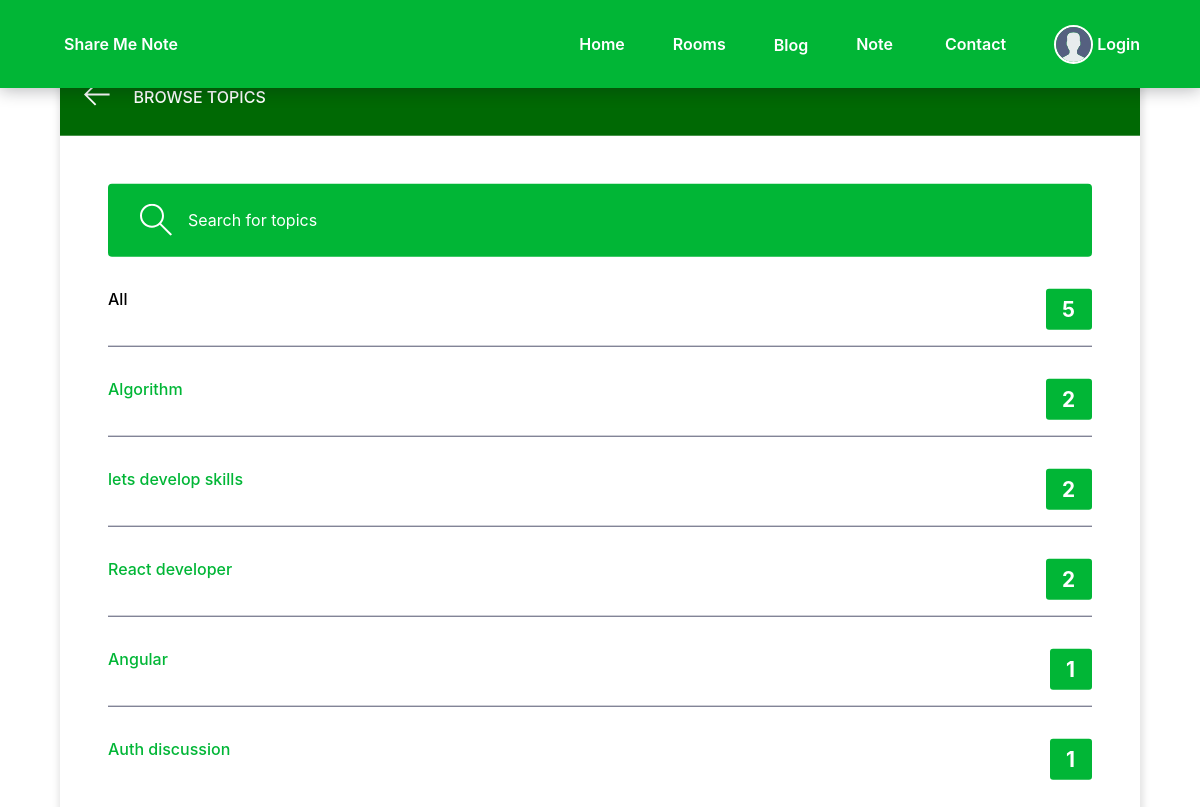
Page /topics/ on the committed database.
### base/models.py (models this page shows, shortened)
class Topic(models.Model):
    name = models.CharField(max_length=200)

### base/views.py (the view)
# urls.py: path('topics/', views.topicsPage, name="topics"),
def topicsPage(request):
    q = request.GET.get('q') if request.GET.get('q') != None else ''
    topics = Topic.objects.filter(name__icontains=q)
    return render(request, 'base/topics.html', {'topics': topics})

### base/templates/base/topics.html (shortened to what this page needs)
{% extends 'main.html' %}
{% block content %}
<main class="create-room layout " >
  <div class="container">
    <div class="layout__box" style="top:50%;">
      <div class="layout__boxHeader">
        <div class="layout__boxTitle">
          <a href="{% url 'rooms' %}">
            <svg version="1.1" xmlns="http://www.w3.org/2000/svg" width="32" height="32" viewBox="0 0 32 32">
              <title>arrow-left</title>
              <path
                d="M13.723 2.286l-13.723 13.714 13.719 13.714 1.616-1.611-10.96-10.96h27.625v-2.286h-27.625l10.965-10.965-1.616-1.607z">
              </path>
            </svg>
          </a>
          <h3>Browse Topics</h3>
        </div>
      </div>
      <div class="topics-page layout__body">
        <form action="" method="GET" class="header__search">
          <label>
            <input name="q" placeholder="Search for topics" />
          </label>
        </form>
        <ul class="topics__list">
          <li>
            <a href="{% url 'topics' %}" class="active">All <span>{{topics.count}}</span></a>
          </li>
          {% for topic in topics %}
          <li>
            <a href="{% url 'rooms' %}?q={{topic.name}}">{{ topic.name }} <span>{{topic.room_set.all.count}}</span></a>
          </li>
          {% endfor %}
        </ul>
      </div>
    </div>
  </div>
</main>
{% endblock content %}

### static/styles/style.css (style rules this page uses)
:root { --header-height: 3.5rem; --dark-green-color: #006904; --green-color: #01b636; --green-color-light: #02d040; --green-color-lighten: #01da42; --white-color: #fff; --body-color: hsl(220, 100%, 97%); --color-main: #02d040; --color-main-light: #e1f6fb; --color-dark: #01b636; --color-dark-medium: #51546e; --color-dark-light: #414141; --color-light: #5a5a5a; --color-gray: #8b8b8b; --color-light-gray: #787878; --color-bg: #2d2d39; --color-success: #5dd693; --color-error: #fc4b0b; --color-black: #000000; --body-font: "Montserrat", sans-serif; --normal-font-size: 0.938rem; --font-regular: 400; --font-semi-bold: 600; --z-tooltip: 10; --z-fixed: 100; }
@media screen and (min-width: 1024px) { :root { --normal-font-size: 1rem; } }
* { font-family: "DM Sans", -apple-system, BlinkMacSystemFont, "Segoe UI", Roboto, Oxygen, Ubuntu, Cantarell, "Open Sans", "Helvetica Neue", sans-serif; margin: 0; padding: 0; box-sizing: border-box; text-rendering: optimizeLegibility; font-size: inherit; }
body { font-family: var(--body-font); font-size: var(--normal-font-size); }
ul { list-style: none; }
a { text-decoration: none; }
.container { max-width: 100rem; width: 90%; margin: auto; }
.header__search > label { background-color: var(--color-dark); padding: 1.3rem 1rem; display: flex; align-items: center; gap: 1rem; border-radius: 4px; }
.header__search ::placeholder { color: white; opacity: 1; }
.header__search svg { fill: var(--white-color); width: 2rem; height: 2rem; margin-left: 1rem; }
.header__search input { width: 18rem; background: transparent; border: none; outline: none; color: var(--white-color); }
@media screen and (min-width: 1118px) { .container { margin-inline: auto; } }
.layout { margin-top: 8.4rem; }
.layout > .container { display: flex; justify-content: space-between; align-items: flex-start; }
.layout__box { width: 90%; max-width: 48rem; min-height: 40rem; position: absolute; top: 65%; left: 50%; transform: translate(-50%, -46%); background-color: var(--white-color); border-radius: 1rem; box-shadow: 1px 1px 6px 3px rgba(0, 0, 0, 0.1); overflow: hidden; }
.layout__boxHeader { display: flex; padding: 1.5rem; background-color: var(--dark-green-color); }
.layout__boxTitle { display: flex; gap: 1.5rem; align-items: center; }
.layout__boxTitle h3 { text-transform: uppercase; font-weight: 500; color: var(--white-color); }
.layout__boxTitle svg { width: 1.6rem; height: 1.6rem; fill: var(--white-color); }
.layout__body { margin: 3rem; }
.topics__list { list-style: none; }
.topics__list li a { display: flex; justify-content: space-between; margin-bottom: 3rem; font-weight: 500; color: var(--green-color); transition: all 0.3s ease-in-out; }
.topics__list li a.active, .topics__list li a:hover { color: var(--color-black); }
.topics__list li a span { padding: 0.5rem 1rem; background-color: var(--green-color); color: var(--white-color); border-radius: 3px; font-size: 1.3rem; font-weight: 700; letter-spacing: 1px; }
.topics-page .topics__list li:not(:last-child) a { margin: 2rem 0; padding-bottom: 1rem; text-decoration: none; border-bottom: 1px solid var(--color-dark-medium); }
.topics-page .header__search { display: block; }
.create-room.layout .layout__box { max-width: 68rem; }

### rows in the picture
Topic: name "Algorithm", room_set.all.count "2"
Topic: name "lets develop skills", room_set.all.count "2"
Topic: name "React developer", room_set.all.count "2"
Topic: name "Angular", room_set.all.count "1"
Topic: name "Auth discussion", room_set.all.count "1"

### other values in the picture
{{ topics.count }} "5"
